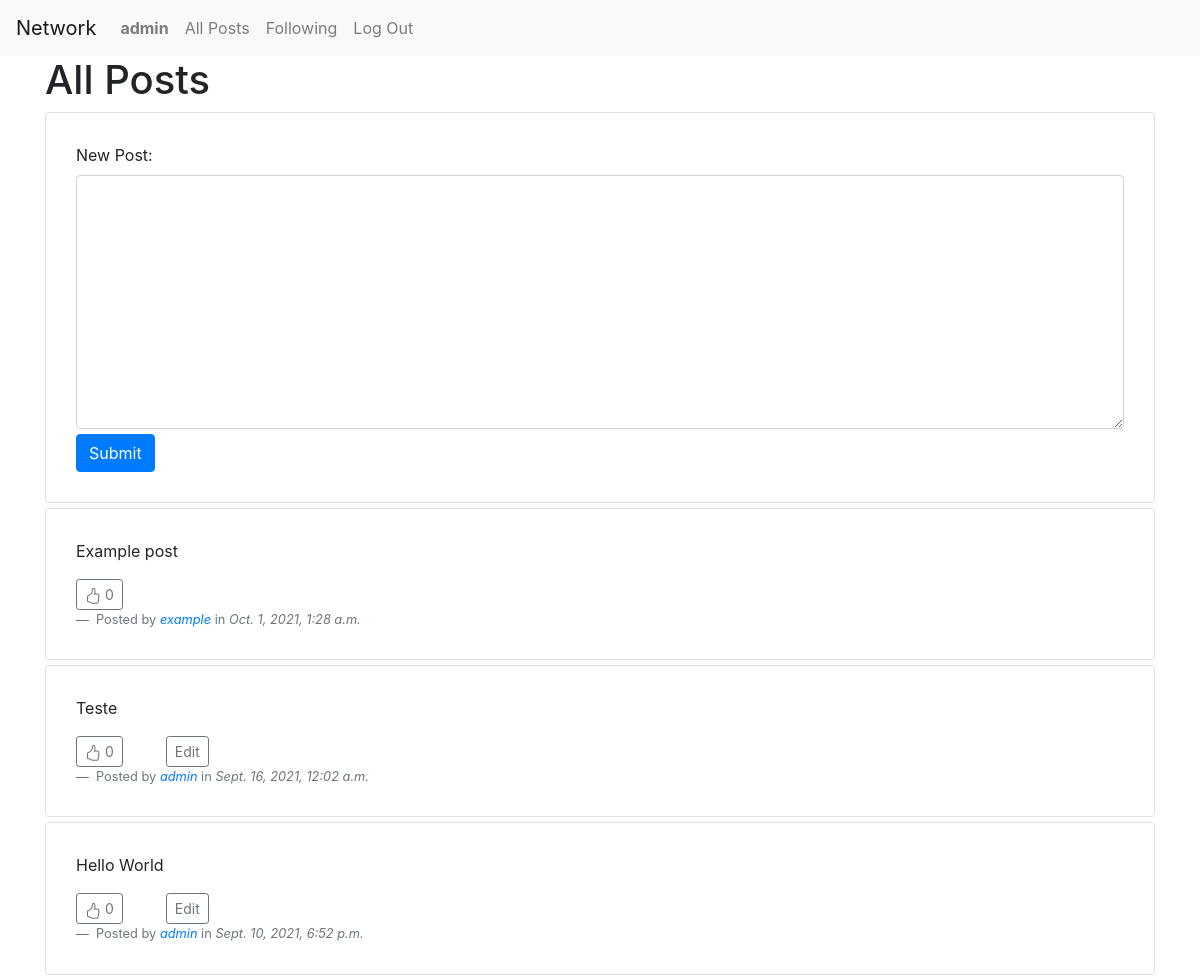
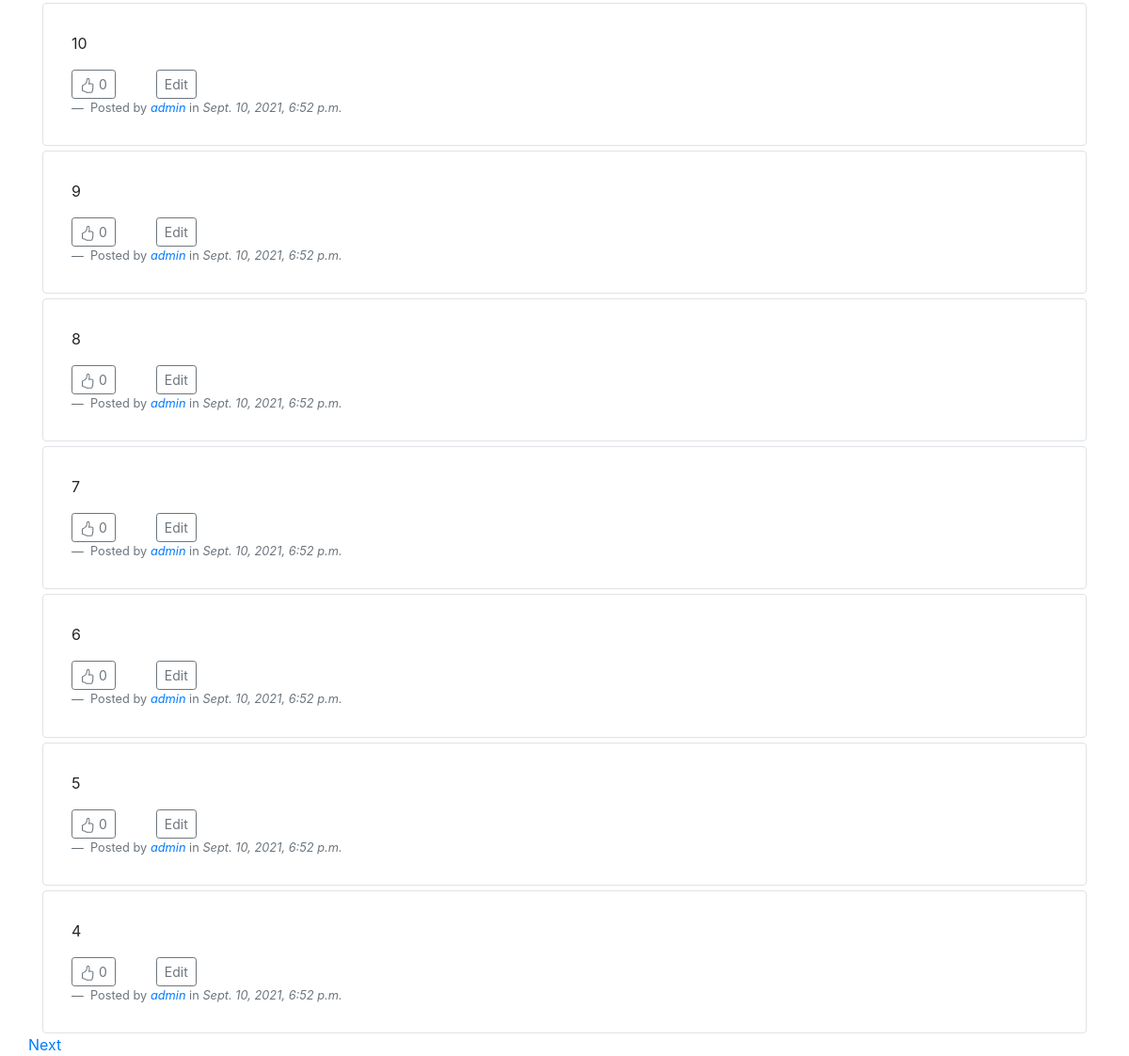
Screenshot of / (signed in) with the database file from the repository (2 pictures, top to bottom).
### network/models.py (models this page shows)
class User(AbstractUser):
    pass

class Post(models.Model):
    author = models.ForeignKey("User", on_delete=models.CASCADE, related_name="author")
    content = models.TextField()
    dateTime = models.DateTimeField()

### network/views.py (the view)
# urls.py: path("", views.index, name="index"),
def index(request):
    posts = functions.getAllUserPostsAndLikes()
    for item in posts:
        user = User.objects.get(id=request.user.id)
        post = Post.objects.get(id=item.id)
        item.liked = functions.checkIfUserLikedPost(user, post)
    postsPaginator = Paginator(posts, 10)
    page_num = request.GET.get("page")
    page = postsPaginator.get_page(page_num)
    variables = {"newPostForm": newPostForm, "page": page, "user": request.user}
    if request.method == "POST":
        form = newPostForm(request.POST)
        print(form)
        if form.is_valid():
            functions.createPost(form, request.user)
            return HttpResponseRedirect(reverse("index"))
        else:
            return render(
                request,
                "network/index.html",
                {"newPostForm": form, "page": page, "user": request.user.username},
            )
    else:
        return render(request, "network/index.html", variables)

### network/functions.py (called while the page is built)
def getAllUserPostsAndLikes():
    postsQueried = Post.objects.all().order_by("-dateTime")
    postsToReturn = []
    for item in postsQueried:
        data = PostData()
        data.id = item.id
        data.author = item.author
        data.dateTime = item.dateTime
        data.content = item.content
        data.likes = Like.objects.filter(post=item).count()
        postsToReturn.append(data)
    return postsToReturn

def checkIfUserLikedPost(user, post):
    if Like.objects.filter(post=post, personThatLike=user).count() > 0:
        return True
    else:
        return False

### network/templates/network/index.html (shortened to what this page needs)
{% extends "network/layout.html" %}
{% block body %}
    <h1> All Posts </h1>
    <div class="PostsDiv border rounded">
        <form id="newPostForm" action="{% url 'index' %}" method="post">
            <label for="postContent" class="form-label">New Post:</label>
            {{ newPostForm.content }}
            <input type="submit" value="Submit" class="btn btn-primary">
        </form>
    </div>
    <div class="posts">
        {% for post in page %}
            <div class="PostsDiv border rounded" id="post-{{ post.id }}">
                <p>{{ post.content }}</p>
                <div class="row">
                    <div class="col-1">
                        {% if post.liked %}
                            <button class="btn btn-sm btn-outline-primary likeButton" id="like-{{ post.id }}">
                                <svg xmlns="http://www.w3.org/2000/svg" width="16" height="16" fill="currentColor" class="bi bi-hand-thumbs-up-fill" viewBox="0 0 16 16">
                                    <path d="M6.956 1.745C7.021.81 7.908.087 8.864.325l.261.066c.463.116.874.456 1.012.965.22.816.533 2.511.062 4.51a9.84 9.84 0 0 1 .443-.051c.713-.065 1.669-.072 2.516.21.518.173.994.681 1.2 1.273.184.532.16 1.162-.234 1.733.058.119.103.242.138.363.077.27.113.567.113.856 0 .289-.036.586-.113.856-.039.135-.09.273-.16.404.169.387.107.819-.003 1.148a3.163 3.163 0 0 1-.488.901c.054.152.076.312.076.465 0 .305-.089.625-.253.912C13.1 15.522 12.437 16 11.5 16H8c-.605 0-1.07-.081-1.466-.218a4.82 4.82 0 0 1-.97-.484l-.048-.03c-.504-.307-.999-.609-2.068-.722C2.682 14.464 2 13.846 2 13V9c0-.85.685-1.432 1.357-1.615.849-.232 1.574-.787 2.132-1.41.56-.627.914-1.28 1.039-1.639.199-.575.356-1.539.428-2.59z"/>
                                </svg> {{ post.likes }}
                            </button>
                        {% else %}
                            <button class="btn btn-sm btn-outline-secondary likeButton" id="like-{{ post.id }}">
                                 {{ post.likes }}
                            </button>
                        {% endif %}
                    </div>
                    <div class="col">
                        {% if post.author == user %}
                            <button class="btn btn-outline-secondary btn-sm editPostButton">Edit</button>
                        {% endif %}
                    </div>
                    <div class="col">
                    </div>
                </div>
                <footer class="blockquote-footer">
                    Posted by <cite title="Source Title"><a href="{% url 'profile' post.author %}">{{ post.author }}</a> </cite>in<cite tittle="Source Title"> {{ post.dateTime}}</cite>
                </footer>
            </div>
        {% endfor %}
    </div>
    <div class="row center">
        {% if page.has_next %}
            <a href="{% url 'index' %}?page={{ page.next_page_number }}">Next</a>
        {% endif %}
    </div>
{% endblock %}

### network/templates/network/layout.html (shortened to what this page needs)
{% load static %}
<!DOCTYPE html>
<html lang="en">
    <head>
        <link rel="stylesheet" href="https://stackpath.bootstrapcdn.com/bootstrap/4.4.1/css/bootstrap.min.css">
        <link href="{% static 'network/styles.css' %}" rel="stylesheet">
    </head>
    <body>
        <nav class="navbar navbar-expand-lg navbar-light bg-light">
            <a class="navbar-brand" href="{% url 'index' %}">Network</a>
            <div>
              <ul class="navbar-nav mr-auto">
                {% if user.is_authenticated %}
                    <li class="nav-item">
                        <a class="nav-link" href="{% url 'profile' user.username %}"><strong>{{ user.username }}</strong></a>
                    </li>
                {% endif %}
                <li class="nav-item">
                  <a class="nav-link" href="{% url 'index' %}">All Posts</a>
                </li>
                {% if user.is_authenticated %}
                    <li class="nav-item">
                        <a class="nav-link" href="{% url 'following' %}">Following</a>
                    </li>
                    <li class="nav-item">
                        <a class="nav-link" href="{% url 'logout' %}">Log Out</a>
                    </li>
                {% endif %}
              </ul>
            </div>
          </nav>
        <div class="body container">
            {% block body %}
            {% endblock %}
        </div>
    </body>
</html>

### network/static/network/styles.css (style rules this page uses)
.PostsDiv { padding: 30px; margin-top: 5px; }
.textarea { margin-bottom: 5px; }

### rows the page displays
User: username "admin", author "admin" "admin" "admin" "admin" "admin" "admin" "admin" "admin" "admin"
Post: content "Example post", dateTime "Oct. 1, 2021, 1:28 a.m."
User: author "example"
Post: content "Teste", dateTime "Sept. 16, 2021, 12:02 a.m."
Post: content "Hello World", dateTime "Sept. 10, 2021, 6:52 p.m."
Post: content "10", dateTime "Sept. 10, 2021, 6:52 p.m."
Post: dateTime "Sept. 10, 2021, 6:52 p.m."
Post: dateTime "Sept. 10, 2021, 6:52 p.m."
Post: dateTime "Sept. 10, 2021, 6:52 p.m."
Post: dateTime "Sept. 10, 2021, 6:52 p.m."
Post: dateTime "Sept. 10, 2021, 6:52 p.m."
Post: dateTime "Sept. 10, 2021, 6:52 p.m."

### other values shown
{{ post.likes }} "0" "0" "0" "0" "0" "0" "0" "0" "0" "0"
{{ post.content }} "9" "8" "7" "6" "5" "4"
